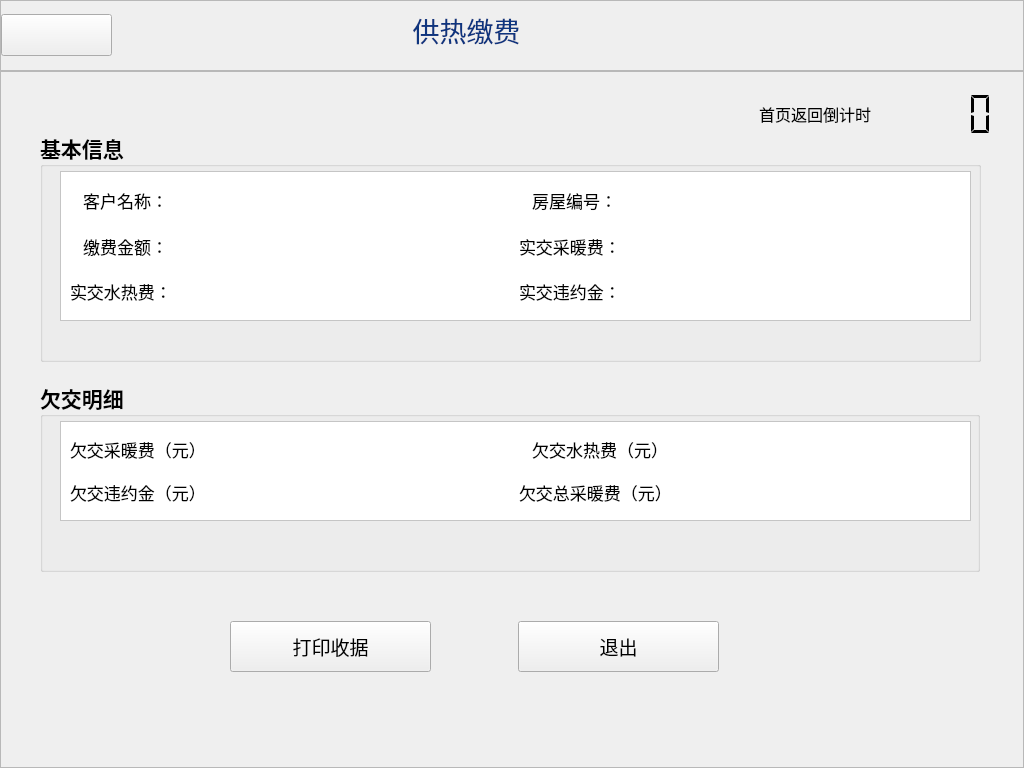
<?xml version="1.0" encoding="UTF-8"?>
<ui version="4.0">
 <class>Heaterdealfinished</class>
 <widget class="QWidget" name="Heaterdealfinished">
  <property name="geometry">
   <rect>
    <x>0</x>
    <y>0</y>
    <width>1024</width>
    <height>768</height>
   </rect>
  </property>
  <property name="windowTitle">
   <string>Form</string>
  </property>
  <widget class="QFrame" name="frame_4">
   <property name="geometry">
    <rect>
     <x>0</x>
     <y>0</y>
     <width>1024</width>
     <height>71</height>
    </rect>
   </property>
   <property name="sizePolicy">
    <sizepolicy hsizetype="Fixed" vsizetype="Fixed">
     <horstretch>0</horstretch>
     <verstretch>0</verstretch>
    </sizepolicy>
   </property>
   <property name="minimumSize">
    <size>
     <width>1024</width>
     <height>0</height>
    </size>
   </property>
   <property name="styleSheet">
    <string notr="true"/>
   </property>
   <property name="frameShape">
    <enum>QFrame::StyledPanel</enum>
   </property>
   <property name="frameShadow">
    <enum>QFrame::Raised</enum>
   </property>
   <layout class="QHBoxLayout" name="horizontalLayout_15">
    <property name="leftMargin">
     <number>0</number>
    </property>
    <property name="topMargin">
     <number>9</number>
    </property>
    <item>
     <widget class="QPushButton" name="pushButton_back">
      <property name="sizePolicy">
       <sizepolicy hsizetype="Minimum" vsizetype="Fixed">
        <horstretch>0</horstretch>
        <verstretch>0</verstretch>
       </sizepolicy>
      </property>
      <property name="minimumSize">
       <size>
        <width>111</width>
        <height>42</height>
       </size>
      </property>
      <property name="maximumSize">
       <size>
        <width>111</width>
        <height>42</height>
       </size>
      </property>
      <property name="focusPolicy">
       <enum>Qt::NoFocus</enum>
      </property>
      <property name="styleSheet">
       <string notr="true">border-image: url(:/image/picture/qietu/07.png);</string>
      </property>
      <property name="text">
       <string/>
      </property>
     </widget>
    </item>
    <item>
     <widget class="QLabel" name="label_5">
      <property name="font">
       <font>
        <family>微软雅黑</family>
        <pointsize>11</pointsize>
       </font>
      </property>
      <property name="styleSheet">
       <string notr="true"/>
      </property>
      <property name="text">
       <string>&lt;html&gt;&lt;head/&gt;&lt;body&gt;&lt;p align=&quot;center&quot;&gt;&lt;span style=&quot; font-size:20pt; color:#0e357f;&quot;&gt;供热缴费&lt;/span&gt;&lt;span style=&quot; font-size:20pt; color:#55ff7f;&quot;&gt;&lt;br/&gt;&lt;/span&gt;&lt;/p&gt;&lt;/body&gt;&lt;/html&gt;</string>
      </property>
     </widget>
    </item>
    <item>
     <spacer name="horizontalSpacer_2">
      <property name="orientation">
       <enum>Qt::Horizontal</enum>
      </property>
      <property name="sizeType">
       <enum>QSizePolicy::Fixed</enum>
      </property>
      <property name="sizeHint" stdset="0">
       <size>
        <width>48</width>
        <height>20</height>
       </size>
      </property>
     </spacer>
    </item>
    <item>
     <widget class="QLabel" name="label_6">
      <property name="sizePolicy">
       <sizepolicy hsizetype="Fixed" vsizetype="Fixed">
        <horstretch>0</horstretch>
        <verstretch>0</verstretch>
       </sizepolicy>
      </property>
      <property name="minimumSize">
       <size>
        <width>145</width>
        <height>43</height>
       </size>
      </property>
      <property name="maximumSize">
       <size>
        <width>145</width>
        <height>43</height>
       </size>
      </property>
      <property name="styleSheet">
       <string notr="true">border-image: url(:/image/picture/qietu/3295598.png);</string>
      </property>
      <property name="text">
       <string/>
      </property>
     </widget>
    </item>
   </layout>
  </widget>
  <widget class="QFrame" name="frame_3">
   <property name="geometry">
    <rect>
     <x>0</x>
     <y>71</y>
     <width>1024</width>
     <height>697</height>
    </rect>
   </property>
   <property name="frameShape">
    <enum>QFrame::StyledPanel</enum>
   </property>
   <property name="frameShadow">
    <enum>QFrame::Raised</enum>
   </property>
   <widget class="QGroupBox" name="groupBox">
    <property name="geometry">
     <rect>
      <x>40</x>
      <y>310</y>
      <width>940</width>
      <height>191</height>
     </rect>
    </property>
    <property name="font">
     <font>
      <family>微软雅黑</family>
      <pointsize>16</pointsize>
      <weight>75</weight>
      <bold>true</bold>
     </font>
    </property>
    <property name="title">
     <string>欠交明细</string>
    </property>
    <property name="flat">
     <bool>true</bool>
    </property>
    <widget class="QFrame" name="frame_2">
     <property name="geometry">
      <rect>
       <x>20</x>
       <y>40</y>
       <width>911</width>
       <height>100</height>
      </rect>
     </property>
     <property name="font">
      <font>
       <pointsize>12</pointsize>
      </font>
     </property>
     <property name="styleSheet">
      <string notr="true">background-color: rgb(255, 255, 255);</string>
     </property>
     <property name="frameShape">
      <enum>QFrame::StyledPanel</enum>
     </property>
     <property name="frameShadow">
      <enum>QFrame::Raised</enum>
     </property>
     <layout class="QGridLayout" name="gridLayout_2">
      <item row="0" column="0">
       <layout class="QHBoxLayout" name="horizontalLayout_7">
        <item>
         <widget class="QLabel" name="label_62">
          <property name="sizePolicy">
           <sizepolicy hsizetype="Fixed" vsizetype="Preferred">
            <horstretch>0</horstretch>
            <verstretch>0</verstretch>
           </sizepolicy>
          </property>
          <property name="font">
           <font>
            <family>微软雅黑</family>
            <pointsize>13</pointsize>
            <weight>50</weight>
            <bold>false</bold>
           </font>
          </property>
          <property name="text">
           <string>欠交采暖费（元）</string>
          </property>
         </widget>
        </item>
        <item>
         <widget class="QLabel" name="label_qjcnf">
          <property name="font">
           <font>
            <family>Arial</family>
            <pointsize>13</pointsize>
            <weight>50</weight>
            <bold>false</bold>
           </font>
          </property>
          <property name="styleSheet">
           <string notr="true">color: rgb(255, 0, 0);</string>
          </property>
          <property name="text">
           <string/>
          </property>
          <property name="alignment">
           <set>Qt::AlignCenter</set>
          </property>
         </widget>
        </item>
       </layout>
      </item>
      <item row="0" column="1">
       <layout class="QHBoxLayout" name="horizontalLayout_9">
        <item>
         <widget class="QLabel" name="label_63">
          <property name="sizePolicy">
           <sizepolicy hsizetype="Fixed" vsizetype="Preferred">
            <horstretch>0</horstretch>
            <verstretch>0</verstretch>
           </sizepolicy>
          </property>
          <property name="font">
           <font>
            <family>微软雅黑</family>
            <pointsize>13</pointsize>
            <weight>50</weight>
            <bold>false</bold>
           </font>
          </property>
          <property name="text">
           <string>   欠交水热费（元）</string>
          </property>
         </widget>
        </item>
        <item>
         <widget class="QLabel" name="label_qjsrf">
          <property name="font">
           <font>
            <family>Arial</family>
            <pointsize>13</pointsize>
            <weight>50</weight>
            <bold>false</bold>
           </font>
          </property>
          <property name="styleSheet">
           <string notr="true">color: rgb(255, 0, 0);</string>
          </property>
          <property name="text">
           <string/>
          </property>
          <property name="alignment">
           <set>Qt::AlignCenter</set>
          </property>
         </widget>
        </item>
       </layout>
      </item>
      <item row="1" column="0">
       <layout class="QHBoxLayout" name="horizontalLayout_10">
        <item>
         <widget class="QLabel" name="label_65">
          <property name="sizePolicy">
           <sizepolicy hsizetype="Fixed" vsizetype="Preferred">
            <horstretch>0</horstretch>
            <verstretch>0</verstretch>
           </sizepolicy>
          </property>
          <property name="font">
           <font>
            <family>微软雅黑</family>
            <pointsize>13</pointsize>
            <weight>50</weight>
            <bold>false</bold>
           </font>
          </property>
          <property name="text">
           <string>欠交违约金（元）</string>
          </property>
         </widget>
        </item>
        <item>
         <widget class="QLabel" name="label_qjwyj">
          <property name="font">
           <font>
            <family>Arial</family>
            <pointsize>13</pointsize>
            <weight>50</weight>
            <bold>false</bold>
           </font>
          </property>
          <property name="styleSheet">
           <string notr="true">color: rgb(255, 0, 0);</string>
          </property>
          <property name="text">
           <string/>
          </property>
          <property name="alignment">
           <set>Qt::AlignCenter</set>
          </property>
         </widget>
        </item>
       </layout>
      </item>
      <item row="1" column="1">
       <layout class="QHBoxLayout" name="horizontalLayout_8">
        <item>
         <widget class="QLabel" name="label_61">
          <property name="sizePolicy">
           <sizepolicy hsizetype="Fixed" vsizetype="Preferred">
            <horstretch>0</horstretch>
            <verstretch>0</verstretch>
           </sizepolicy>
          </property>
          <property name="font">
           <font>
            <family>微软雅黑</family>
            <pointsize>13</pointsize>
            <weight>50</weight>
            <bold>false</bold>
           </font>
          </property>
          <property name="text">
           <string>欠交总采暖费（元）</string>
          </property>
         </widget>
        </item>
        <item>
         <widget class="QLabel" name="label_qjzcnf">
          <property name="font">
           <font>
            <family>Arial</family>
            <pointsize>13</pointsize>
            <weight>50</weight>
            <bold>false</bold>
           </font>
          </property>
          <property name="styleSheet">
           <string notr="true">color: rgb(255, 0, 0);</string>
          </property>
          <property name="text">
           <string/>
          </property>
          <property name="alignment">
           <set>Qt::AlignCenter</set>
          </property>
         </widget>
        </item>
       </layout>
      </item>
     </layout>
    </widget>
   </widget>
   <widget class="QGroupBox" name="groupBox_2">
    <property name="geometry">
     <rect>
      <x>40</x>
      <y>60</y>
      <width>941</width>
      <height>231</height>
     </rect>
    </property>
    <property name="font">
     <font>
      <family>微软雅黑</family>
      <pointsize>16</pointsize>
      <weight>75</weight>
      <bold>true</bold>
     </font>
    </property>
    <property name="title">
     <string>基本信息</string>
    </property>
    <property name="flat">
     <bool>true</bool>
    </property>
    <widget class="QFrame" name="frame_5">
     <property name="geometry">
      <rect>
       <x>20</x>
       <y>40</y>
       <width>911</width>
       <height>150</height>
      </rect>
     </property>
     <property name="styleSheet">
      <string notr="true">background-color: rgb(255, 255, 255);</string>
     </property>
     <property name="frameShape">
      <enum>QFrame::StyledPanel</enum>
     </property>
     <property name="frameShadow">
      <enum>QFrame::Raised</enum>
     </property>
     <layout class="QGridLayout" name="gridLayout">
      <item row="0" column="0">
       <layout class="QHBoxLayout" name="horizontalLayout">
        <item>
         <widget class="QLabel" name="label_4">
          <property name="sizePolicy">
           <sizepolicy hsizetype="Fixed" vsizetype="Preferred">
            <horstretch>0</horstretch>
            <verstretch>0</verstretch>
           </sizepolicy>
          </property>
          <property name="font">
           <font>
            <family>微软雅黑</family>
            <pointsize>13</pointsize>
           </font>
          </property>
          <property name="text">
           <string>   客户名称：</string>
          </property>
         </widget>
        </item>
        <item>
         <widget class="QLabel" name="label_khmc">
          <property name="font">
           <font>
            <family>微软雅黑</family>
            <pointsize>13</pointsize>
           </font>
          </property>
          <property name="text">
           <string/>
          </property>
         </widget>
        </item>
       </layout>
      </item>
      <item row="0" column="1">
       <layout class="QHBoxLayout" name="horizontalLayout_4">
        <item>
         <widget class="QLabel" name="label_7">
          <property name="sizePolicy">
           <sizepolicy hsizetype="Fixed" vsizetype="Preferred">
            <horstretch>0</horstretch>
            <verstretch>0</verstretch>
           </sizepolicy>
          </property>
          <property name="font">
           <font>
            <family>微软雅黑</family>
            <pointsize>13</pointsize>
           </font>
          </property>
          <property name="text">
           <string>   房屋编号：</string>
          </property>
         </widget>
        </item>
        <item>
         <widget class="QLabel" name="label_fwbh">
          <property name="font">
           <font>
            <family>Arial</family>
            <pointsize>12</pointsize>
           </font>
          </property>
          <property name="text">
           <string/>
          </property>
         </widget>
        </item>
       </layout>
      </item>
      <item row="1" column="0">
       <layout class="QHBoxLayout" name="horizontalLayout_2">
        <item>
         <widget class="QLabel" name="label_32">
          <property name="sizePolicy">
           <sizepolicy hsizetype="Fixed" vsizetype="Preferred">
            <horstretch>0</horstretch>
            <verstretch>0</verstretch>
           </sizepolicy>
          </property>
          <property name="font">
           <font>
            <family>微软雅黑</family>
            <pointsize>13</pointsize>
           </font>
          </property>
          <property name="text">
           <string>   缴费金额：</string>
          </property>
         </widget>
        </item>
        <item>
         <widget class="QLabel" name="label_jfje">
          <property name="font">
           <font>
            <family>Arial</family>
            <pointsize>12</pointsize>
           </font>
          </property>
          <property name="text">
           <string/>
          </property>
         </widget>
        </item>
       </layout>
      </item>
      <item row="1" column="1">
       <layout class="QHBoxLayout" name="horizontalLayout_3">
        <item>
         <widget class="QLabel" name="label_10">
          <property name="sizePolicy">
           <sizepolicy hsizetype="Fixed" vsizetype="Preferred">
            <horstretch>0</horstretch>
            <verstretch>0</verstretch>
           </sizepolicy>
          </property>
          <property name="font">
           <font>
            <family>微软雅黑</family>
            <pointsize>13</pointsize>
           </font>
          </property>
          <property name="text">
           <string>实交采暖费：</string>
          </property>
         </widget>
        </item>
        <item>
         <widget class="QLabel" name="label_sjcnf">
          <property name="font">
           <font>
            <family>Arial</family>
            <pointsize>12</pointsize>
           </font>
          </property>
          <property name="text">
           <string/>
          </property>
         </widget>
        </item>
       </layout>
      </item>
      <item row="2" column="0">
       <layout class="QHBoxLayout" name="horizontalLayout_5">
        <item>
         <widget class="QLabel" name="label_2">
          <property name="sizePolicy">
           <sizepolicy hsizetype="Fixed" vsizetype="Preferred">
            <horstretch>0</horstretch>
            <verstretch>0</verstretch>
           </sizepolicy>
          </property>
          <property name="font">
           <font>
            <family>微软雅黑</family>
            <pointsize>13</pointsize>
           </font>
          </property>
          <property name="text">
           <string>实交水热费：</string>
          </property>
         </widget>
        </item>
        <item>
         <widget class="QLabel" name="label_sjsrf">
          <property name="font">
           <font>
            <family>Arial</family>
            <pointsize>12</pointsize>
           </font>
          </property>
          <property name="text">
           <string/>
          </property>
         </widget>
        </item>
       </layout>
      </item>
      <item row="2" column="1">
       <layout class="QHBoxLayout" name="horizontalLayout_6">
        <item>
         <widget class="QLabel" name="label_3">
          <property name="sizePolicy">
           <sizepolicy hsizetype="Fixed" vsizetype="Preferred">
            <horstretch>0</horstretch>
            <verstretch>0</verstretch>
           </sizepolicy>
          </property>
          <property name="font">
           <font>
            <family>微软雅黑</family>
            <pointsize>13</pointsize>
           </font>
          </property>
          <property name="text">
           <string>实交违约金：</string>
          </property>
         </widget>
        </item>
        <item>
         <widget class="QLabel" name="label_sjwyj">
          <property name="font">
           <font>
            <family>Arial</family>
            <pointsize>12</pointsize>
           </font>
          </property>
          <property name="text">
           <string/>
          </property>
         </widget>
        </item>
       </layout>
      </item>
     </layout>
    </widget>
   </widget>
   <widget class="QFrame" name="frame">
    <property name="geometry">
     <rect>
      <x>180</x>
      <y>530</y>
      <width>591</width>
      <height>91</height>
     </rect>
    </property>
    <layout class="QHBoxLayout" name="horizontalLayout_11">
     <item>
      <widget class="QPushButton" name="pushButton_Print">
       <property name="sizePolicy">
        <sizepolicy hsizetype="Fixed" vsizetype="Fixed">
         <horstretch>0</horstretch>
         <verstretch>0</verstretch>
        </sizepolicy>
       </property>
       <property name="minimumSize">
        <size>
         <width>201</width>
         <height>51</height>
        </size>
       </property>
       <property name="font">
        <font>
         <family>微软雅黑</family>
         <pointsize>14</pointsize>
        </font>
       </property>
       <property name="focusPolicy">
        <enum>Qt::NoFocus</enum>
       </property>
       <property name="styleSheet">
        <string notr="true">border-image: url(:/image/picture/qietu/12+.png);</string>
       </property>
       <property name="text">
        <string>打印收据</string>
       </property>
      </widget>
     </item>
     <item>
      <spacer name="horizontalSpacer">
       <property name="orientation">
        <enum>Qt::Horizontal</enum>
       </property>
       <property name="sizeType">
        <enum>QSizePolicy::Fixed</enum>
       </property>
       <property name="sizeHint" stdset="0">
        <size>
         <width>40</width>
         <height>20</height>
        </size>
       </property>
      </spacer>
     </item>
     <item>
      <widget class="QPushButton" name="pushButton_ConfirmPurchase_4">
       <property name="sizePolicy">
        <sizepolicy hsizetype="Fixed" vsizetype="Fixed">
         <horstretch>0</horstretch>
         <verstretch>0</verstretch>
        </sizepolicy>
       </property>
       <property name="minimumSize">
        <size>
         <width>201</width>
         <height>51</height>
        </size>
       </property>
       <property name="font">
        <font>
         <family>微软雅黑</family>
         <pointsize>14</pointsize>
        </font>
       </property>
       <property name="focusPolicy">
        <enum>Qt::NoFocus</enum>
       </property>
       <property name="styleSheet">
        <string notr="true">border-image: url(:/image/picture/qietu/12.png);</string>
       </property>
       <property name="text">
        <string>退出</string>
       </property>
      </widget>
     </item>
    </layout>
    <zorder>pushButton_ConfirmPurchase_4</zorder>
    <zorder>pushButton_Print</zorder>
   </widget>
  </widget>
  <widget class="QFrame" name="frame_lcd">
   <property name="geometry">
    <rect>
     <x>750</x>
     <y>70</y>
     <width>256</width>
     <height>88</height>
    </rect>
   </property>
   <layout class="QHBoxLayout" name="horizontalLayout_12">
    <item>
     <widget class="QLabel" name="label">
      <property name="font">
       <font>
        <family>微软雅黑</family>
        <pointsize>12</pointsize>
       </font>
      </property>
      <property name="text">
       <string>&lt;html&gt;&lt;head/&gt;&lt;body&gt;&lt;p&gt;&lt;span style=&quot; color:#000000;&quot;&gt;首页返回倒计时&lt;/span&gt;&lt;/p&gt;&lt;/body&gt;&lt;/html&gt;</string>
      </property>
     </widget>
    </item>
    <item>
     <widget class="QLCDNumber" name="lcdNumber">
      <property name="minimumSize">
       <size>
        <width>120</width>
        <height>70</height>
       </size>
      </property>
      <property name="maximumSize">
       <size>
        <width>120</width>
        <height>70</height>
       </size>
      </property>
      <property name="font">
       <font>
        <family>Arial</family>
        <pointsize>40</pointsize>
        <weight>75</weight>
        <italic>true</italic>
        <bold>true</bold>
       </font>
      </property>
      <property name="frameShape">
       <enum>QFrame::NoFrame</enum>
      </property>
      <property name="segmentStyle">
       <enum>QLCDNumber::Flat</enum>
      </property>
     </widget>
    </item>
   </layout>
  </widget>
  <zorder>frame_3</zorder>
  <zorder>frame_4</zorder>
  <zorder>frame_lcd</zorder>
 </widget>
 <resources/>
 <connections/>
</ui>
